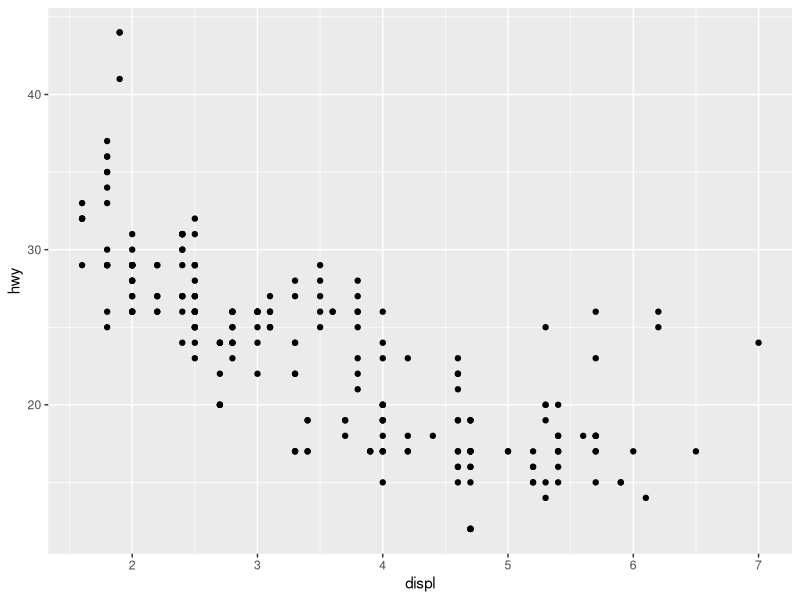
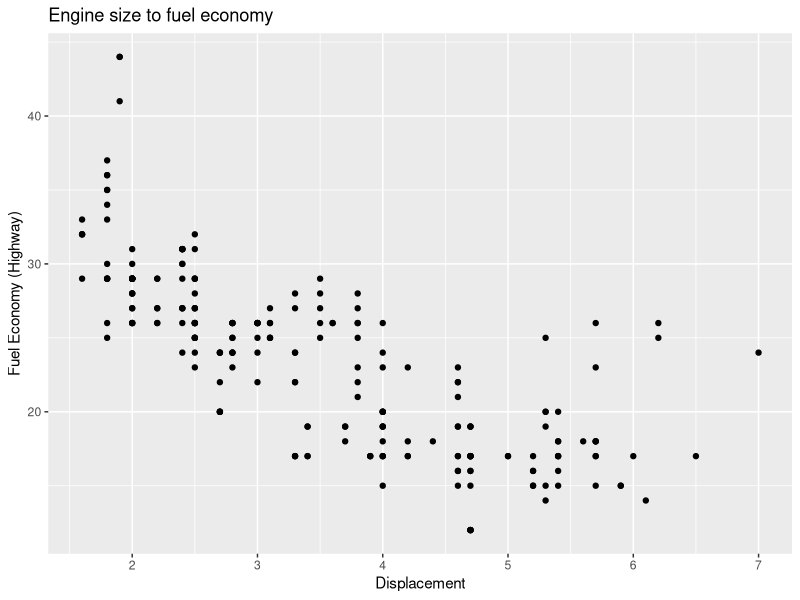
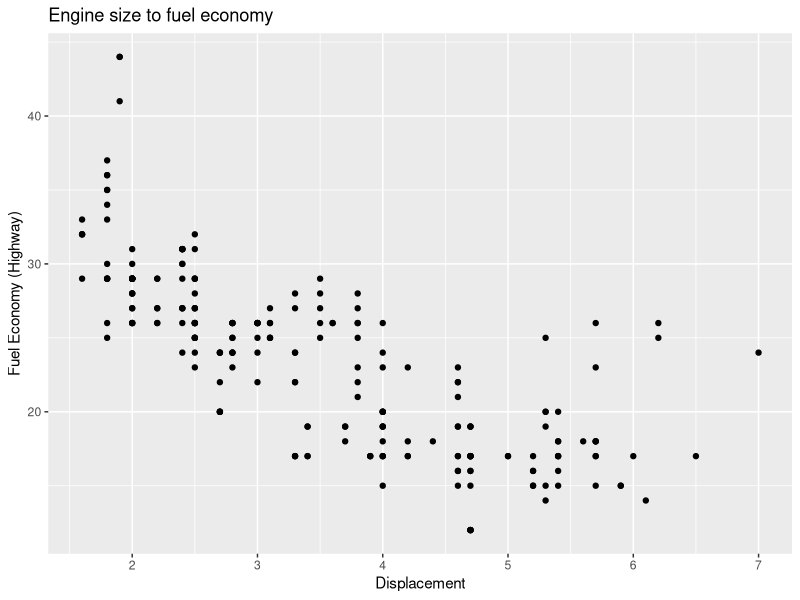
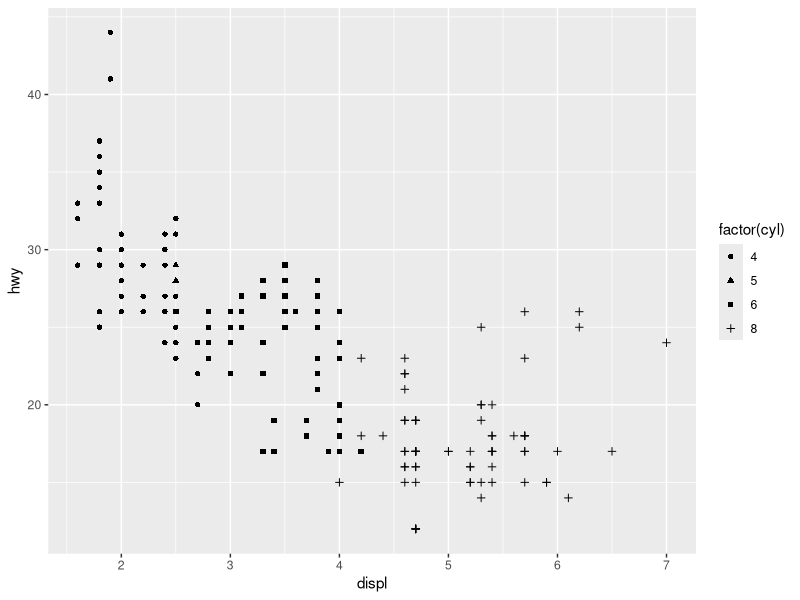
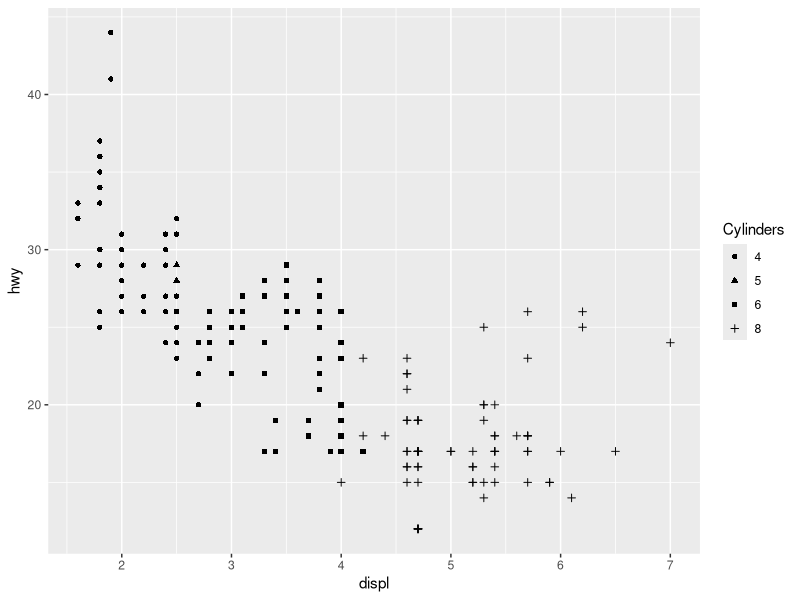
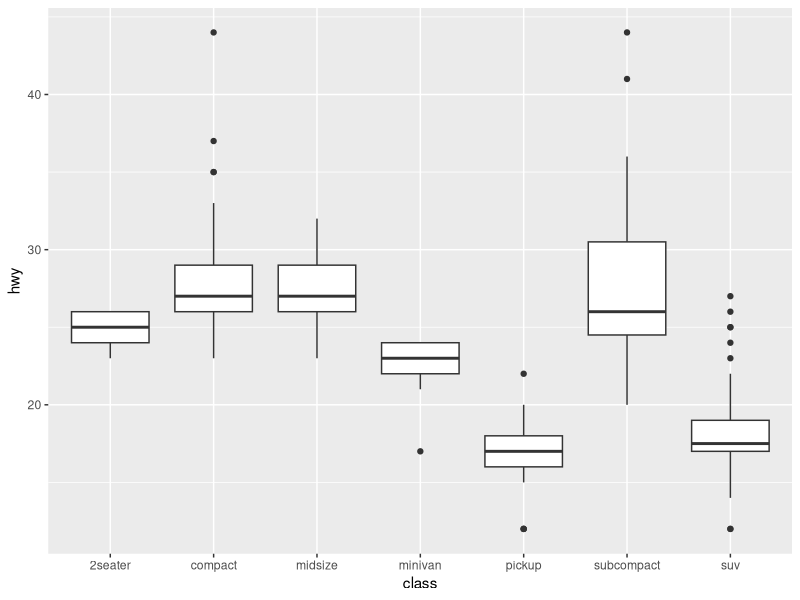
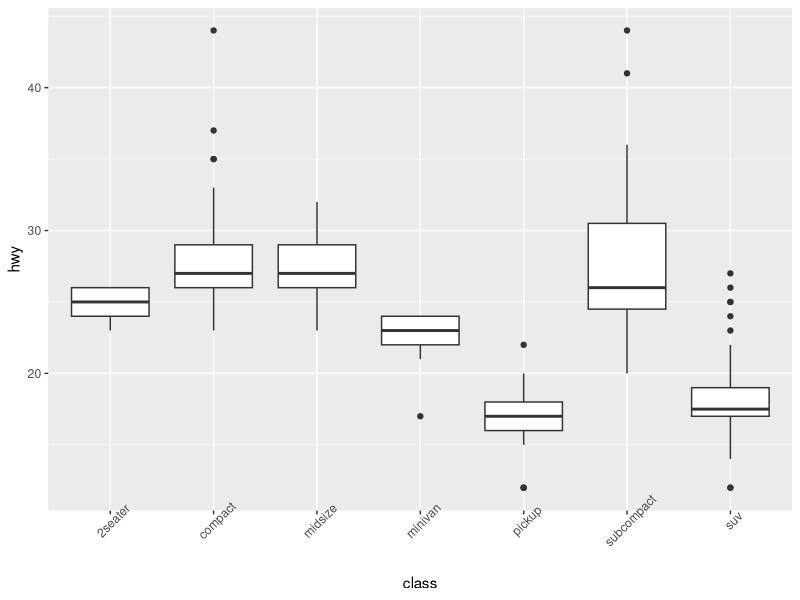
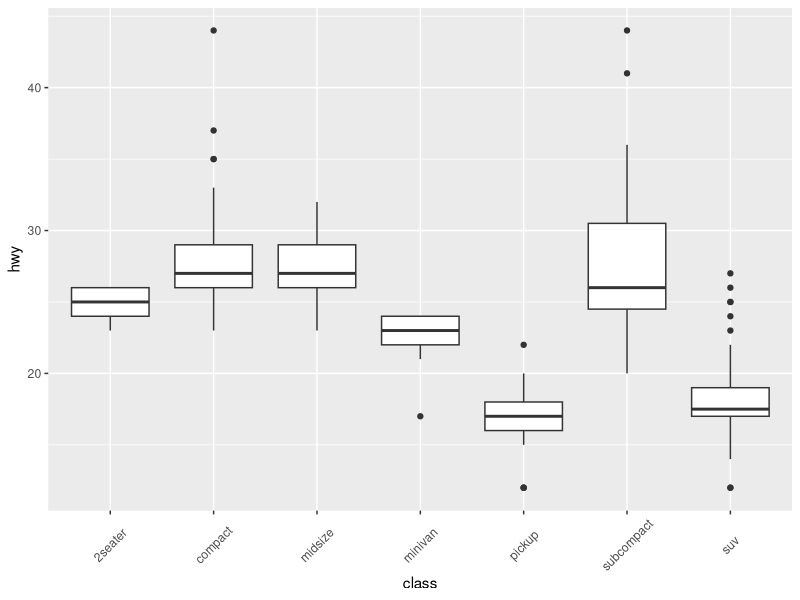

Recreate these plots in R, in order. (Note: this script raises an error after producing the figures.)
## ---- chunk 1
knitr::opts_chunk$set(echo = TRUE, fig.align = "center", 
                      fig.width = 4, fig.height = 4)
## ---- chunk 2
library(ggplot2)

ggplot(mpg, aes(displ, hwy)) + 
  geom_point()
## ---- chunk 3
library(ggplot2)

ggplot(mpg, aes(displ, hwy)) + 
  geom_point() +
  ggtitle("Engine size to fuel economy") + 
  xlab("Displacement") + 
  ylab("Fuel Economy (Highway)")
## ---- chunk 4
ggplot(mpg, aes(displ, hwy)) + 
  geom_point() +
  labs(x = "Displacement", y = "Fuel Economy (Highway)", title = "Engine size to fuel economy")
## ---- chunk 5
## Without label
ggplot(mpg, aes(displ, hwy, shape = factor(cyl))) + 
  geom_point() 

## With label
ggplot(mpg, aes(displ, hwy, shape = factor(cyl))) + 
  geom_point() +
  labs(shape = "Cylinders") # Since we used shape aesthetic, we use "shape" here
## ---- chunk 6
ggplot(mpg, aes(class, hwy)) + 
  geom_boxplot()
## ---- chunk 7
ggplot(mpg, aes(class, hwy)) + 
  geom_boxplot() +
  theme(axis.text.x = element_text(angle = 45))
## ---- chunk 8
ggplot(mpg, aes(class, hwy)) + 
  geom_boxplot() +
  theme(axis.text.x = element_text(angle = 45, vjust = 0.5))
## ---- chunk 9
ggplot(mpg, aes(displ, hwy, color = factor(cyl))) + 
  geom_point() + 
  labs(x = "Displacement", y = "Highway", title = "Snappy title", color = "Cylinders") +
  theme_bw() # adds a black and white theme
## ---- chunk 10
df <- data.frame(x = 1:3, y = 1:3)
base <- ggplot(df, aes(x, y)) + geom_point()
p1 = base + theme_grey() + ggtitle("theme_grey()")
p2 = base + theme_bw() + ggtitle("theme_bw()")
p3 = base + theme_linedraw() + ggtitle("theme_linedraw()")
p4 = base + theme_light() + ggtitle("theme_light()")
p5 = base + theme_dark() + ggtitle("theme_dark()")
p6 = base + theme_minimal()  + ggtitle("theme_minimal()")
p7 = base + theme_classic() + ggtitle("theme_classic()")
p8 = base + theme_void() + ggtitle("theme_void()")
gridExtra::grid.arrange(p1,p2,p3,p4,p5,p6,p7,p8, nrow = 2)
## ---- chunk 11
## Scales created behind the scenes
ggplot(mpg, aes(displ, hwy)) + 
  geom_point()

## That is the exact same as this
ggplot(mpg, aes(displ, hwy)) + 
  geom_point() + 
  scale_x_continuous() + # creates continuous x axis 
  scale_y_continuous() # creates continuous y axis
## ---- chunk 12
## Scales created behind the scenes
ggplot(mpg, aes(drv, hwy)) + 
  geom_boxplot()

## One of these is now discrete
ggplot(mpg, aes(drv, hwy)) + 
  geom_boxplot() + 
  scale_x_discrete() + 
  scale_y_continuous()
## ---- chunk 13
## x is discrete but we try to include continuous, resulting in error
ggplot(mpg, aes(drv, hwy)) + 
  geom_boxplot() + 
  scale_x_continuous() + 
  scale_y_continuous()
## ---- chunk 14
ggplot(mpg, aes(displ, drv)) + 
  geom_boxplot()
## ---- chunk 15
ggplot(mpg, aes(displ, hwy)) +
  geom_point() + 
  scale_x_continuous(breaks = c(2, 4, 4.5, 7), labels = c("2", "4", "4 & 1/2", "7"))
## ---- chunk 16
ggplot(mpg, aes(hwy, drv)) +
  geom_boxplot() +
  scale_y_discrete(labels = c(r = "Rear", f = "Foward", `4` = "4WD"))
## ---- chunk 17
ggplot(mpg, aes(displ, hwy)) + 
  geom_point() + 
  scale_x_continuous(trans = "reverse")
## ---- chunk 18
df <- data.frame(x = 1:10, # 1 - 10
                 y = 10^(1:10)) # 10^1 - 10^10
df

## Very difficult to see this relationship for smaller values
ggplot(df, aes(x, y)) +
  geom_point()

## On a more appropriate scale, we see the relationship is linear
ggplot(df, aes(x, y)) +
  geom_point() + ylab("log 10 scale") +
  scale_y_continuous(trans = "log10")
